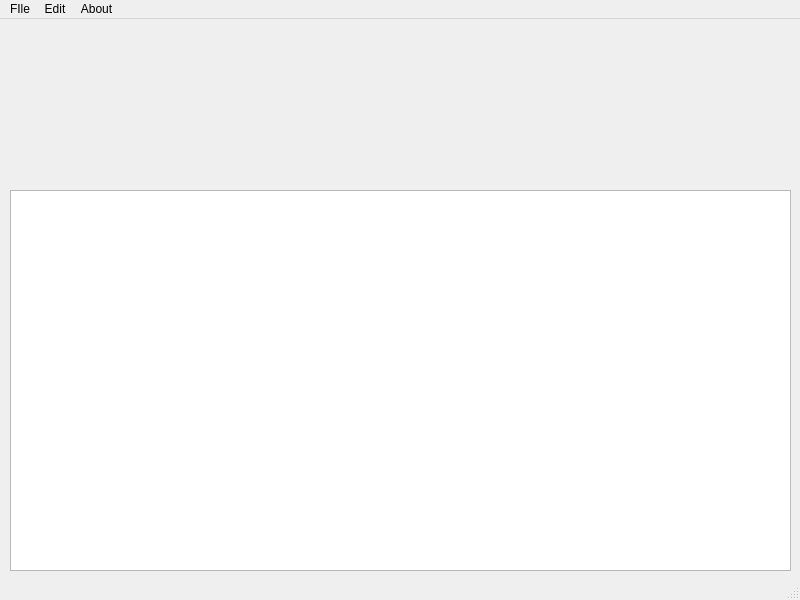
<?xml version="1.0" encoding="UTF-8"?>
<ui version="4.0">
 <class>MainWindow</class>
 <widget class="QMainWindow" name="MainWindow">
  <property name="geometry">
   <rect>
    <x>0</x>
    <y>0</y>
    <width>800</width>
    <height>600</height>
   </rect>
  </property>
  <property name="windowTitle">
   <string>MainWindow</string>
  </property>
  <widget class="QWidget" name="centralwidget">
   <widget class="QTableView" name="tableView">
    <property name="geometry">
     <rect>
      <x>10</x>
      <y>171</y>
      <width>781</width>
      <height>381</height>
     </rect>
    </property>
   </widget>
  </widget>
  <widget class="QMenuBar" name="menubar">
   <property name="geometry">
    <rect>
     <x>0</x>
     <y>0</y>
     <width>800</width>
     <height>21</height>
    </rect>
   </property>
   <widget class="QMenu" name="menuFIle">
    <property name="title">
     <string>FIle</string>
    </property>
    <addaction name="actionClose"/>
   </widget>
   <widget class="QMenu" name="menuEdit">
    <property name="title">
     <string>Edit</string>
    </property>
    <addaction name="actionAdd_item"/>
    <addaction name="actionRemove_item"/>
   </widget>
   <widget class="QMenu" name="menuAbout">
    <property name="title">
     <string>About</string>
    </property>
    <addaction name="actionHelp"/>
    <addaction name="actionAbout"/>
   </widget>
   <addaction name="menuFIle"/>
   <addaction name="menuEdit"/>
   <addaction name="menuAbout"/>
  </widget>
  <widget class="QStatusBar" name="statusbar"/>
  <action name="actionAdd_item">
   <property name="text">
    <string>Add item</string>
   </property>
  </action>
  <action name="actionHelp">
   <property name="text">
    <string>Help</string>
   </property>
  </action>
  <action name="actionAbout">
   <property name="text">
    <string>About</string>
   </property>
  </action>
  <action name="actionClose">
   <property name="text">
    <string>Close</string>
   </property>
  </action>
  <action name="actionRemove_item">
   <property name="text">
    <string>Remove item</string>
   </property>
  </action>
 </widget>
 <resources/>
 <connections/>
</ui>
